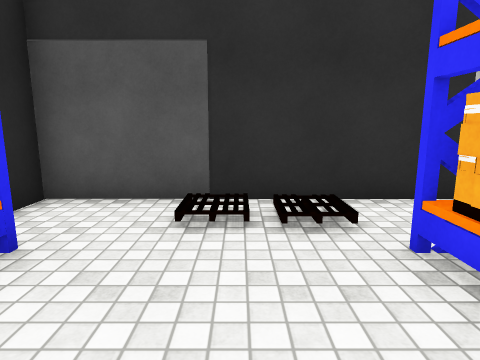
[1] (above)

16 first-person views from a walk through a Unity game level. The camera is 1.4 m above the floor, tilts 10° down and sees 75° across. The floor is counted in squares, 1 m on a side. Each view is taken from the middle of a square. On the plan, view 1 faces up. The plan holds only what a view shows up to about 14 squares ahead; the rest is blank. The place goes on beyond the plan. The player is left out. Some animated figures are not drawn. Surface patterns are stand-ins for the level's own textures.

[2]
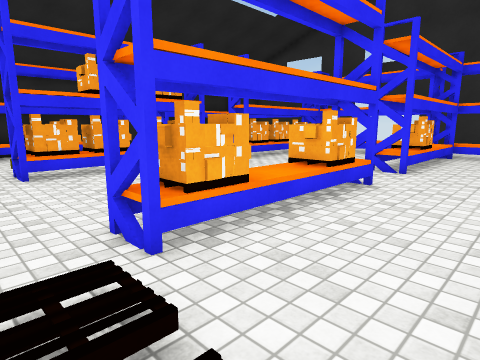

[3]
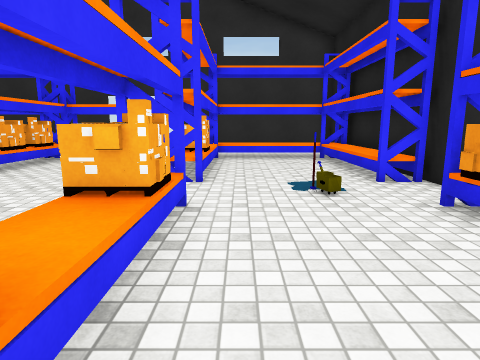

[4]
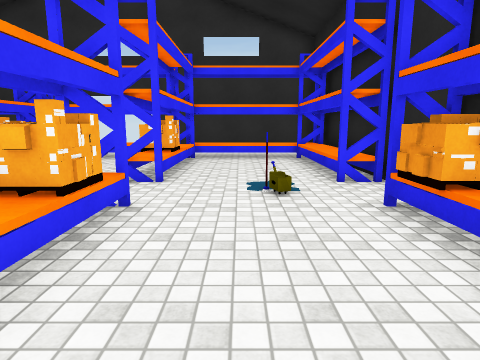

[5]
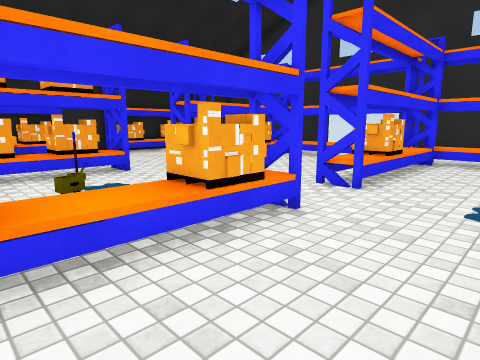

[6]
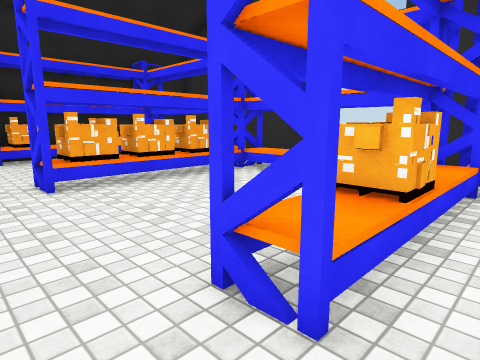

[7]
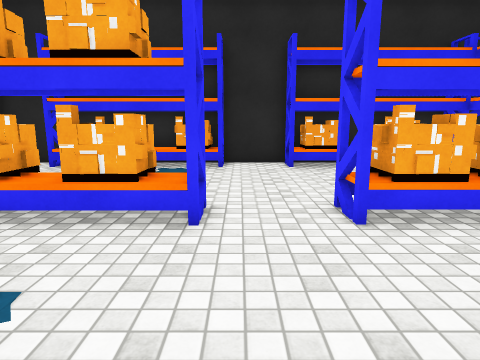

[8]
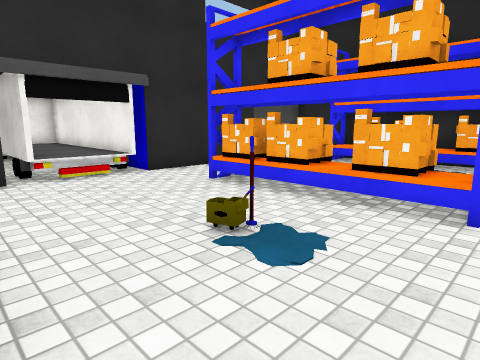

[9]
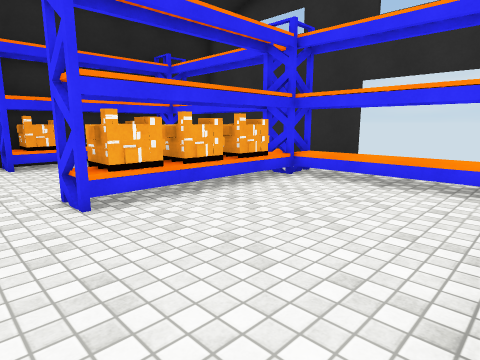

[10]
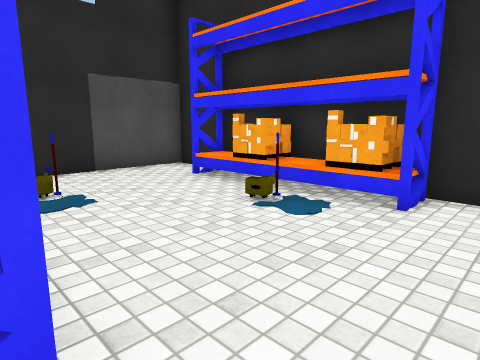

[11]
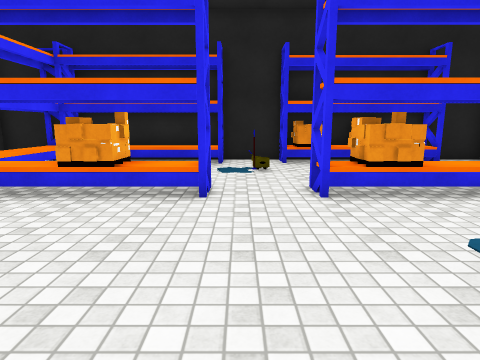

[12]
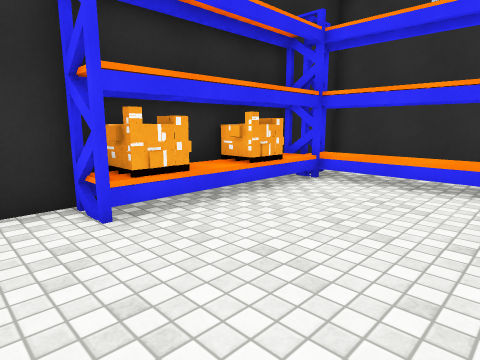

[13]
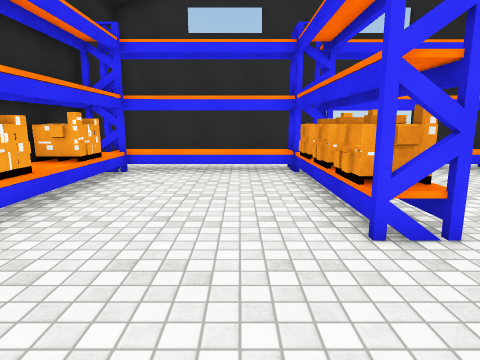

[14]
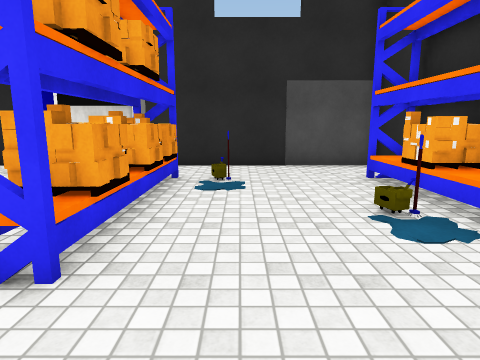

[15]
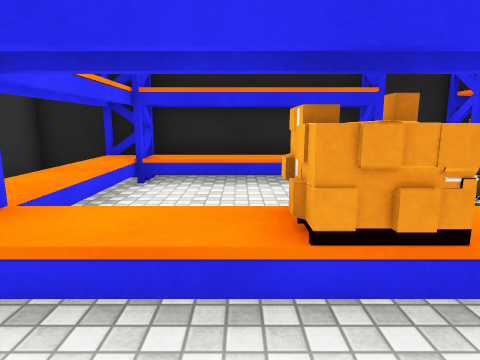

[16]
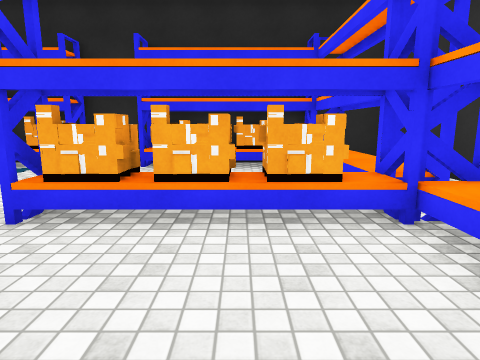

### Floor plan
Points are (right, up) in squares from view 1. A wall is a line through its corners. A room is listed if a view was taken in it or the views show most of it. See-through windows are left out.
Room 1 (views 1, 2, 3, 4, 5, 6, 7, 8, 9, 10, 11, 12, 13, 14, 15, 16)
walls: (7.5, 5.8) (4.7, 5.8); (4.2, 5.8) (-3.7, 5.8) (-3.7, -13.5); (7.3, 5.9) (7.3, 8.5); (4.8, 8) (4.8, 6.6); (15.7, -13.5) (15.7, 5.8) (7.8, 5.8) (7.8, 7.1)
low walls: (5.7, -0.3) (5.6, 0.3); (6, -0.1) (5.8, 0.3); (6.8, 6) (5.4, 6); (7.4, 6.2) (4.8, 6.2)
objects: shelf (-3, -12) to (2, -11); shelf (-3, -10) to (-3, -5); pallet (-3, -2) to (-3, -1); other object (-3, 0) to (-3, 1); shelf (-3, 2) to (-3, 3); shelf (2, -10) to (3, -9); pallet (2, -8) to (3, -6); shelf (2, -5) to (3, -5); pallet (2, -2) to (3, 0); shelf (2, 1) to (3, 1); pallet (2, 2) to (3, 3); shelf (3, -12) to (9, -11); shelf (8, -10) to (9, -10); pallet (8, -9) to (9, -8); pallet (8, -8) to (9, -7); pallet (8, -6) to (9, -5); shelf (8, -2); pallet (8, -2) to (9, -1); shelf (8, 0); pallet (8, 0) to (9, 1); pallet (8, 2) to (9, 3); shelf (10, -12) to (15, -11); shelf (14, -1) to (15, 0); shelf (15, -10); pallet (15, -9) to (15, -8); shelf (15, -7); pallet (15, -6) to (15, -5); pallet (15, -2) to (15, -1); pallet (15, 1) to (15, 2); shelf (15, 3)

Where each view was taken, in squares from view 1:
view 1: 0 up, 0 right, facing up
view 2: 5 up, 1 left, facing down-right
view 3: 3 up, 1 right, facing down
view 4: 3 up, 0 right, facing down
view 5: 2 up, 1 left, facing down-right
view 6: 3 down, 1 right, facing down-right
view 7: 3 down, 4 right, facing right
view 8: 3 down, 3 right, facing up-right
view 9: 3 down, 3 right, facing down-right
view 10: 4 down, 9 right, facing up-right
view 11: 4 down, 9 right, facing left
view 12: 3 down, 10 right, facing down-right
view 13: 1 down, 11 right, facing down
view 14: 5 down, 11 right, facing up
view 15: 8 down, 5 right, facing left
view 16: 8 down, 4 right, facing right
